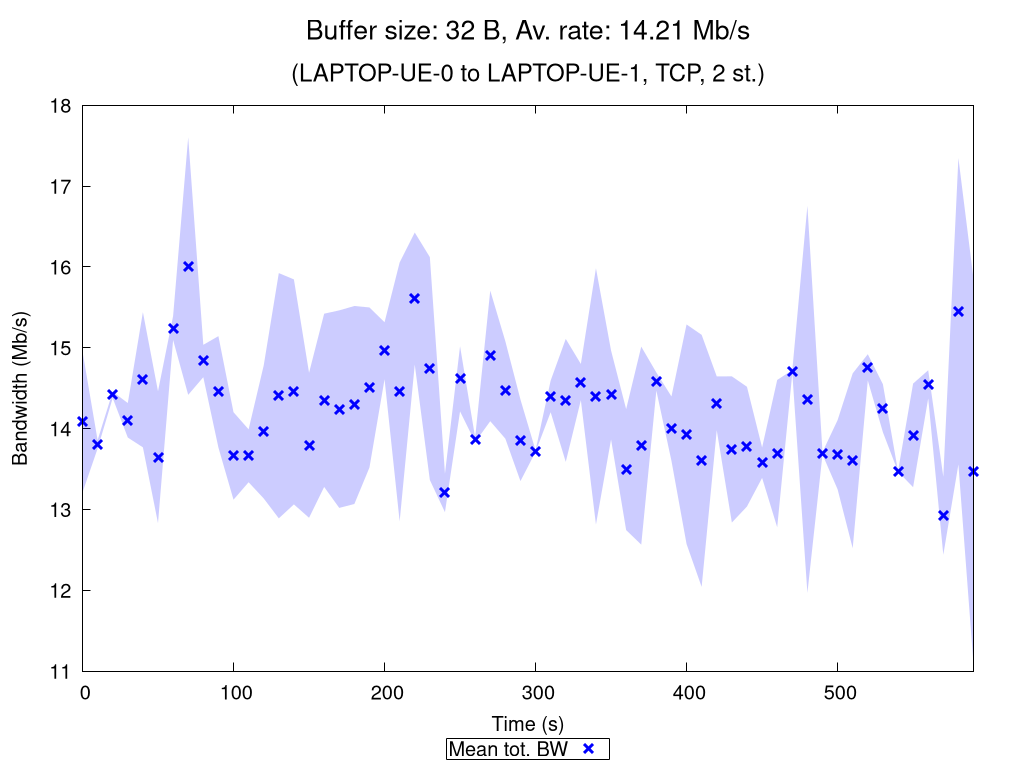

The script that saved this image:
set terminal pngcairo nocrop enhanced size 1024,768 font "Verdana,15"
set output "TCP_2_st_2020_10_17_16-58-47_one2two_00032B.png"

set title "{/=20 Buffer size: 32 B, Av. rate: 14.21 Mb/s}\n\n{/=18 (LAPTOP-UE-0 to LAPTOP-UE-1, TCP, 2 st.)}"

set xlabel "Time (s)"
set ylabel "Bandwidth (Mb/s)"
set ytics nomirror
set key bmargin center horizontal box samplen 1 width -1
set bmargin 4.6
set rmargin 4.5

rf = 1000000.0  # rate factor
set style fill transparent solid 0.2 noborder
set autoscale xfix
plot "TCP_2_st_2020_10_17_16-58-47_one2two_00032B_iperf_processed.dat" using 1:($2/rf-$3/rf):($2/rf+$3/rf) with filledcurves lc rgb "blue" notitle, \
     "" using 1:($2/rf) with points pt 2 ps 1.5 lw 3 lc rgb "blue" title "Mean tot. BW", \
